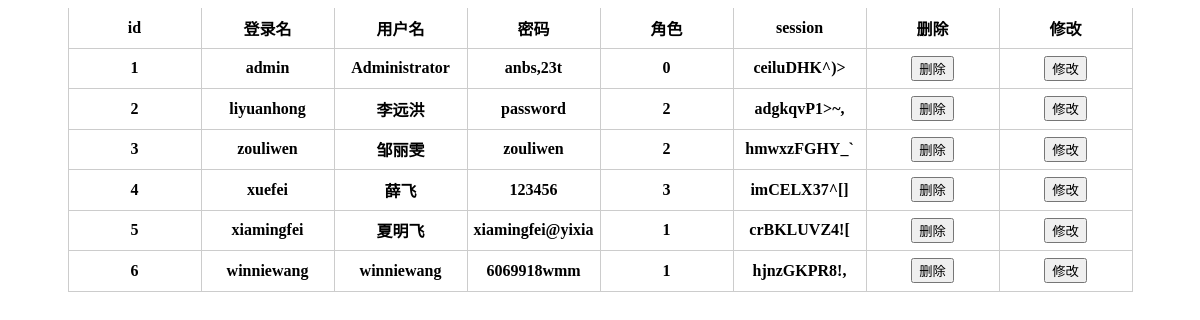
The page /app/views/ma_manage_user.php on the database its author committed.
### tables this page shows
CREATE TABLE `users` (
  `id` int(8) unsigned zerofill NOT NULL AUTO_INCREMENT,
  `loginname` char(16) DEFAULT NULL,
  `username` char(16) DEFAULT NULL,
  `password` char(16) DEFAULT NULL,
  `role` int(4) DEFAULT '2' COMMENT '0：管理员\r\n1：可登陆管理设备的用户\r\n2：未授权的用户\r\n3：可修改编号和所属的用户，以及删除设备的用户',
  `session` char(16) DEFAULT NULL,
  PRIMARY KEY (`id`)
);

### app/modules/UserManage.php (called while the page is built, shortened)
<?php
class UserManage{
	public function getInfoBySession($session){
		$querry = "SELECT * FROM users where session='$session'";
		$result = mysql_query($querry);
		$arr = array();
		$resultJson = json_encode(array('result'=>$arr));
		return $resultJson;
	}
	function getAllUserInfo(){
		$querry = "SELECT * FROM users";
		$result = mysql_query($querry);
		$arr = array();
		while($row = mysql_fetch_array($result,MYSQL_ASSOC)){
			$arr[] = $row;
		}
		$resultJson = json_encode(array('result'=>$arr));
		return $resultJson;
	}
}
?>

### app/views/ma_manage_user.php (the view)
<link href="css/ma_manage_user.css" rel="stylesheet" type="text/css"/>
<div id="div_manage_user">
  <table id="head_info" border="1">
  <tr>
	<th>id</th><th>登录名</th><th>用户名</th><th>密码</th><th>角色</th><th>session</th><th>删除</th><th>修改</th>
  </tr>
</table>
<?php
  $info = $_GET["info"];
  $obj = new UserManage;
  $result = $obj->getAllUserInfo();
  $result2 = $obj->getInfoBySession($info);
  $jsonObj = json_decode($result);
  $jsonObj2 = json_decode($result2);
  if($jsonObj2->result[0]->role == 0){
		for($i=0;$i<count($jsonObj->result);$i++){
		  echo "<table id='head_info' border='1'><tr><th>";
		  echo $i + 1;
		  echo "</th><th>";
		  echo $jsonObj->result[$i]->loginname;
		  echo "</th><th>";
		  echo $jsonObj->result[$i]->username;
		  echo "</th><th>";
		  echo $jsonObj->result[$i]->password;
		  echo "</th><th>";
		  echo $jsonObj->result[$i]->role;
		  echo "</th><th>";
		  echo $jsonObj->result[$i]->session;
		  echo "</th><th>";
		  echo "<button id='";
		  echo $jsonObj->result[$i]->id;
		  echo "'";
		  echo  " onclick='delAnUser(event)'>删除</button>";
		  echo "</th><th>";
		  echo "<button id='";
		  echo "modify".$jsonObj->result[$i]->id;
		  echo "'";
		  echo  " onclick='toModifyUserPage(event)'>修改</button>";
		  echo "</th></tr></table>";
		}
  }else if($jsonObj2->result[0]->role == 1){
		for($i=0;$i<count($jsonObj->result);$i++){
			if($jsonObj->result[$i]->session == $info || $jsonObj->result[$i]->role == 2){
				  echo "<table id='head_info' border='1'><tr><th>";
				  echo $i + 1;
				  echo "</th><th>";
				  echo $jsonObj->result[$i]->loginname;
				  echo "</th><th>";
				  echo $jsonObj->result[$i]->username;
				  echo "</th><th>";
				  echo $jsonObj->result[$i]->password;
				  echo "</th><th>";
				  echo $jsonObj->result[$i]->role;
				  echo "</th><th>";
				  echo $jsonObj->result[$i]->session;
				  echo "</th><th>";
				  echo "<button id='";
				  echo $jsonObj->result[$i]->id;
				  echo "'";
				  echo  " onclick='delAnUser(event)'>删除</button>";
				  echo "</th><th>";
				  echo "<button id='";
				  echo "modify".$jsonObj->result[$i]->id;
				  echo "'";
				  echo  " onclick='toModifyUserPage(event)'>修改</button>";
				  echo "</th></tr></table>";
			}
		}
  }
  ?>
</div>

### app/views/css/ma_manage_user.css (style rules this page uses)
#div_manage_user { width:100%;min-height:90%;_background-color:#bbbbbb;margin:0 auto;_display:none;margin:0 auto; }
#head_info { margin:0 auto;border-color:#cccccc;_border-left:none;_border-right:none;border-top:none;border-collapse:collapse; }
#head_info th { width:130px;height:40px;border-color:#cccccc;_border-left:none;border-top:none;_border-right:none;border-collapse:collapse;margin:0 auto; }

### rows shown on the page
users: loginname "admin", username "Administrator", password "anbs,23t", role "0", session "ceiluDHK^)>"
users: loginname "liyuanhong", username "李远洪", password "password", role "2", session "adgkqvP1>~,"
users: loginname "zouliwen", username "邹丽雯", password "zouliwen", role "2", session "hmwxzFGHY_`"
users: loginname "xuefei", username "薛飞", password "123456", role "3", session "imCELX37^[]"
users: loginname "xiamingfei", username "夏明飞", password "xiamingfei@yixia", role "1", session "crBKLUVZ4!["
users: loginname "winniewang", username "winniewang", password "6069918wmm", role "1", session "hjnzGKPR8!,"
